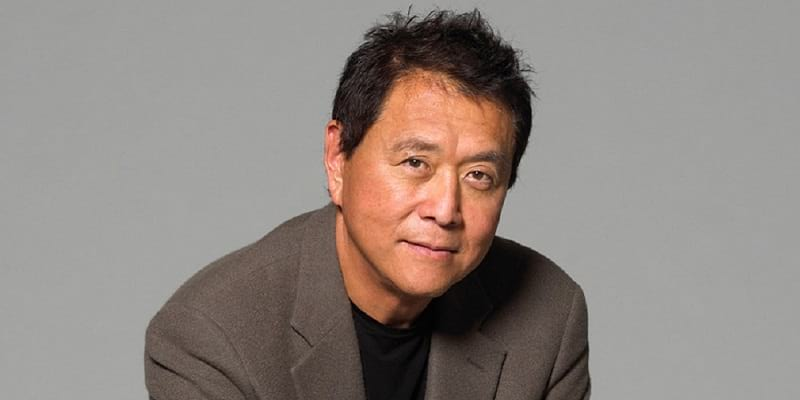
#> input picture robert.png, 800 x 400 px
$ python face_detect.py
#> lines starting #> are read from the running program, lines starting #| are printed output that depends on the picture; after the words box and inside, x2 and y2 are one past the last pixel; in counts of white or black regions, pixels touching at a corner belong together
import cv2

img = cv2.imread("robert.png")
#> img is the input picture: shape (400, 800, 3); mean B, G, R 128.1, 133.8, 143.5

gray= cv2.cvtColor(img, cv2.COLOR_BGR2GRAY)
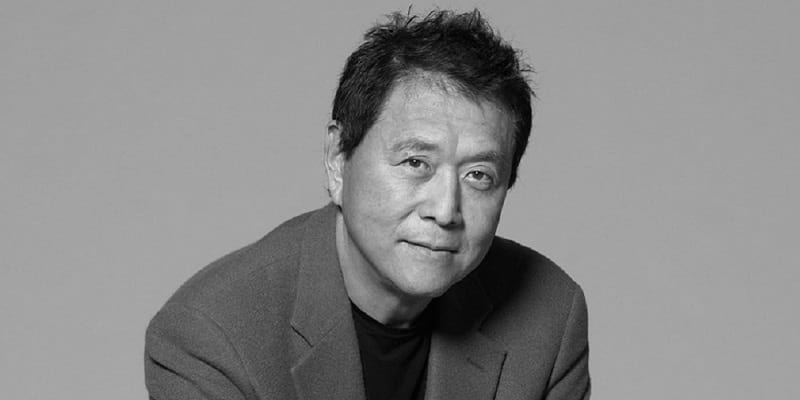
#> gray: shape (400, 800); min 0, max 224, mean 136.2

face_cascade = cv2.CascadeClassifier('haarcascade_frontalface_default.xml')

faces = face_cascade.detectMultiScale(gray)
#> faces = [[340, 88, 202, 202]]
print(len(faces))
#| 1

for (x,y,w,h) in faces:
       cv2.rectangle(img,(x,y),(x+w,y+h),(255,0,0),2)
       roi_color = img[y:y+h,x:x+w]
       cv2.imwrite("r.png", roi_color)
#> this loop made 1 pass
#> pass 1, `roi_color = img[y:y+h,x:x+w]`:
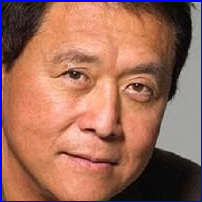
#> roi_color: shape (202, 202, 3); mean B, G, R 92.8, 107.7, 158.6
#> after the loop:
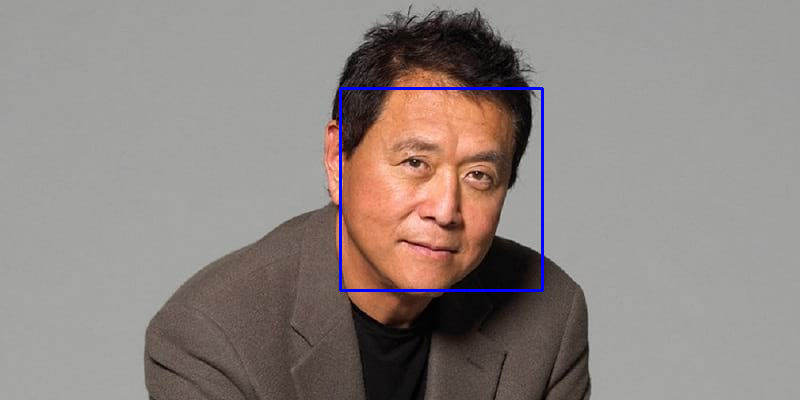
#> img: shape (400, 800, 3); 0.76% of pixels changed, all inside (x1, y1, x2, y2) = (339, 87, 544, 292)

cv2.imshow('img',img)
cv2.waitKey(0)
